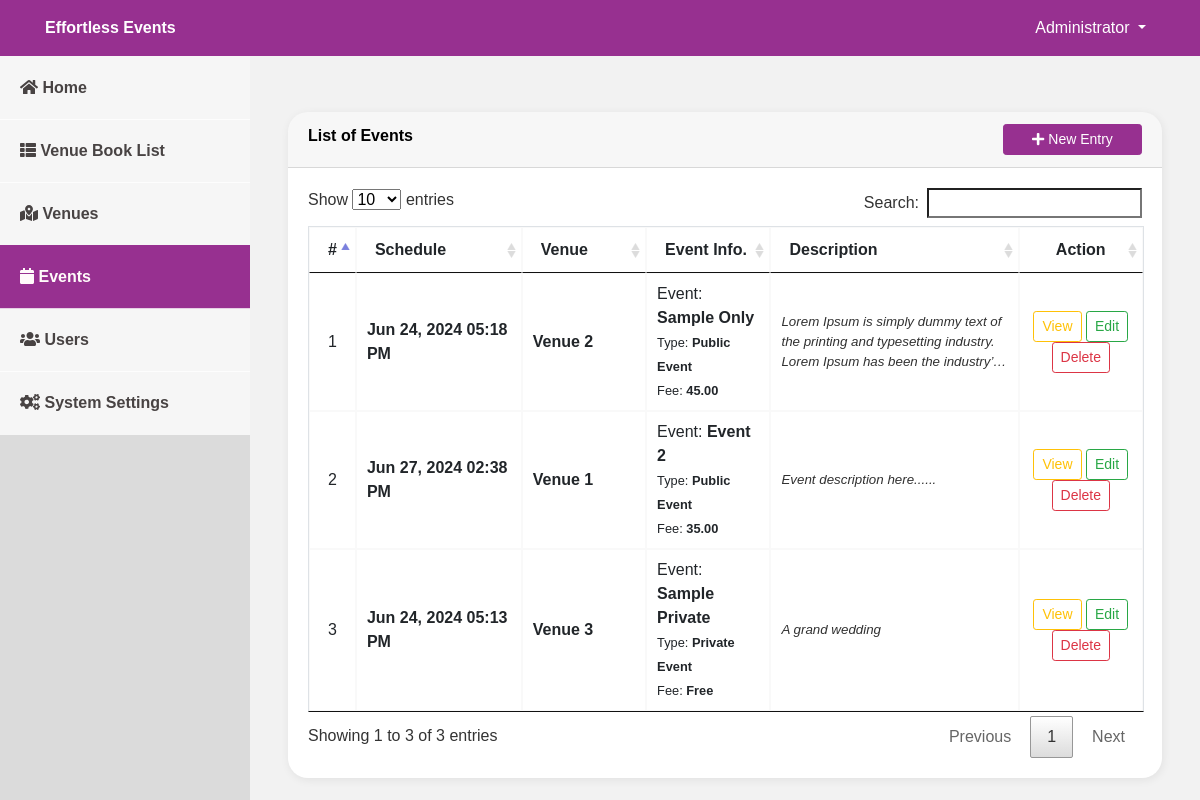
The page /admin/index.php?page=events (signed in) on the database its author committed.
### tables this page shows
CREATE TABLE `events` (
  `id` int(30) NOT NULL,
  `venue_id` int(30) NOT NULL,
  `event` text NOT NULL,
  `description` text NOT NULL,
  `schedule` datetime NOT NULL,
  `type` tinyint(1) NOT NULL DEFAULT 1 COMMENT '1=Public, 2-Private',
  `audience_capacity` int(30) NOT NULL,
  `payment_type` tinyint(1) NOT NULL DEFAULT 1 COMMENT '1=Free,payable',
  `amount` double NOT NULL DEFAULT 0,
  `banner` text NOT NULL,
  `date_created` datetime NOT NULL
);

CREATE TABLE `venue` (
  `id` int(30) NOT NULL,
  `venue` text NOT NULL,
  `address` text NOT NULL,
  `description` text NOT NULL,
  `rate` float NOT NULL
);

### admin/events.php (the view, shortened to what this page needs)
<?php include('db_connect.php');?>
<div class="container-fluid">
	<div class="col-lg-12">
		<div class="row">
			<div class="col-md-12">
				<div class="card">
					<div class="card-header">
						<b>List of Events</b>
						<span class="float:right"><a class="btn btn-theme btn-block btn-sm col-sm-2 float-right" href="index.php?page=manage_event" id="new_event">
					<i class="fa fa-plus"></i> New Entry
				</a></span>
					</div>
					<div class="card-body">
						<table class="table table-condensed table-bordered table-hover">
							<colgroup>
								<col width="5%">
								<col width="20%">
								<col width="15%">
								<col width="15%">
								<col width="30%">
								<col width="15%">
							</colgroup>
							<thead>
								<tr>
									<th class="text-center">#</th>
									<th class="">Schedule</th>
									<th class="">Venue</th>
									<th class="">Event Info.</th>
									<th class="">Description</th>
									<th class="text-center">Action</th>
								</tr>
							</thead>
							<tbody>
								<?php
								$i = 1;
								$events = $conn->query("SELECT e.*,v.venue FROM events e inner join venue v on v.id=e.venue_id order by e.id asc");
								while($row=$events->fetch_assoc()):
									$trans = get_html_translation_table(HTML_ENTITIES,ENT_QUOTES);
									unset($trans["\""], $trans["<"], $trans[">"], $trans["<h2"]);
									$desc = strtr(html_entity_decode($row['description']),$trans);
									$desc=str_replace(array("<li>","</li>"), array("",","), $desc);
								?>
								<tr>
									<td class="text-center"><?php echo $i++ ?></td>
									<td class="">
										 <p> <b><?php echo date("M d, Y h:i A",strtotime($row['schedule'])) ?></b></p>
									</td>
									<td class="">
										 <p> <b><?php echo ucwords($row['venue']) ?></b></p>
									</td>
									<td class="">
										 <p>Event: <b><?php echo ucwords($row['event']) ?></b></p>
										 <p><small>Type: <b><?php echo $row['type']  == 1 ? "Public Event" : "Private Event" ?></small></b></p>
										 <p><small>Fee: <b><?php echo $row['payment_type']  == 1 ? "Free" : number_format($row['amount'],2) ?></small></b></p>
									</td>
									<td>
										 <p class="truncate"><?php echo strip_tags($desc) ?></p>
									</td>
									<td class="text-center">
										<button class="btn btn-sm btn-outline-warning view_event" type="button" data-id="<?php echo $row['id'] ?>" >View</button>
										<button class="btn btn-sm btn-outline-success edit_event" type="button" data-id="<?php echo $row['id'] ?>" >Edit</button>
										<button class="btn btn-sm btn-outline-danger delete_event" type="button" data-id="<?php echo $row['id'] ?>">Delete</button>
									</td>
								</tr>
								<?php endwhile; ?>
							</tbody>
						</table>
					</div>
				</div>
			</div>
		</div>
	</div>
</div>

### admin/assets/css/style.css (style rules this page uses)
body { font-family: "Montserrat", sans-serif; color: #000; width: 100%; height: calc(100%); }
a { color: #1977cc; }
.truncate { overflow: hidden; text-overflow: ellipsis; display: -webkit-box; -webkit-line-clamp: 3; -webkit-box-orient: vertical; font-size: smaller; color: #000000cf; font-style: italic; }
.card { box-shadow: 1px 2px 10px #00000012;border: none;border-radius: 20px; }
.card-header:first-child { border-radius: 20px 20px 0 0; }
.btn-theme { background-color: #973090;border-color: #973090;color: #fff; }
.table-bordered td, .table-bordered th { border: 1px solid #f9f9f9; }

### admin/index.php (style rules this page uses)
body { background: #f2f2f2; }

### admin/events.php (style rules this page uses)
td { vertical-align: middle !important; }
td p { margin: unset }

### rows shown on the page
events: schedule "Jun 24, 2024 05:18 PM", venue.venue "Venue 2", event "Sample Only", type "Public Event", amount "45.00", description "Lorem Ipsum is simply dummy text of the printing and typesetting industry. Lorem Ipsum has been the…"
events: schedule "Jun 27, 2024 02:38 PM", venue.venue "Venue 1", event "Event 2", type "Public Event", amount "35.00", description "Event description here......"
events: schedule "Jun 24, 2024 05:13 PM", venue.venue "Venue 3", event "Sample Private", type "Private Event", payment_type "Free", description "A grand wedding"

### other values the page prints
$_SESSION['system']['name'] "Effortless Events"
$_SESSION['login_name'] "Administrator"
